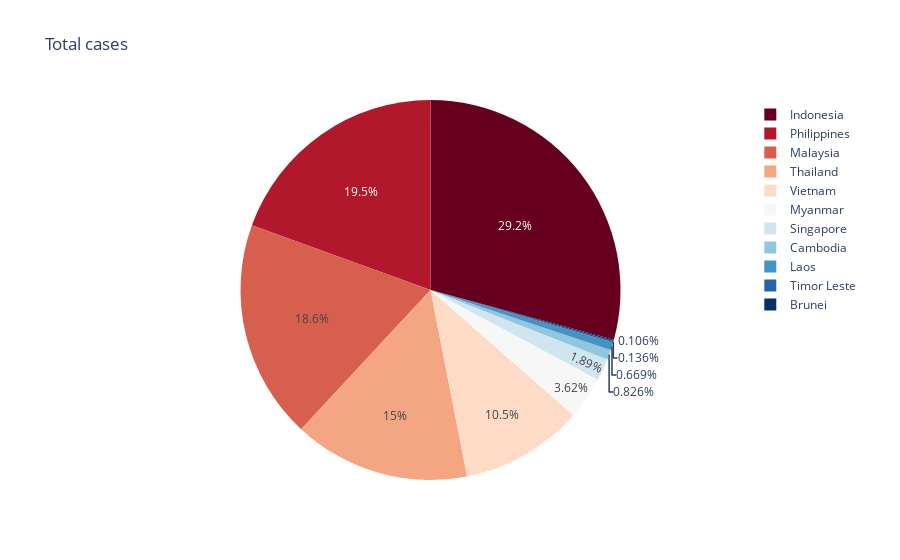

Notebook code for this chart:
### Code cell
plotly.express.pie(df[df['Country name'] != 'Southeast Asia'], values='Total cases', names='Country name',
               title='Total cases', color_discrete_sequence=px.colors.sequential.RdBu)

### Figure 1 — Plotly figure (JSON) as saved in the notebook; plotly's stock layout.template omitted (floating-point values rounded to 4 significant figures)
{"data": [{"domain": {"x": [0, 1], "y": [0, 1]}, "hovertemplate": "Country name=%{label}<br>Total cases=%{value}<extra></extra>", "labels": ["Brunei", "Cambodia", "Indonesia", "Laos", "Malaysia", "Myanmar", "Philippines", "Singapore", "Thailand", "Timor Leste", "Vietnam"], "legendgroup": "", "name": "", "showlegend": true, "type": "pie", "values": [15386, 120410, 4260380, 97505, 2715847, 528101, 2837555, 275655, 2188625, 19833, 1524368]}], "layout": {"legend": {"tracegroupgap": 0}, "piecolorway": ["rgb(103,0,31)", "rgb(178,24,43)", "rgb(214,96,77)", "rgb(244,165,130)", "rgb(253,219,199)", "rgb(247,247,247)", "rgb(209,229,240)", "rgb(146,197,222)", "rgb(67,147,195)", "rgb(33,102,172)", "rgb(5,48,97)"], "title": {"text": "Total cases"}}}
